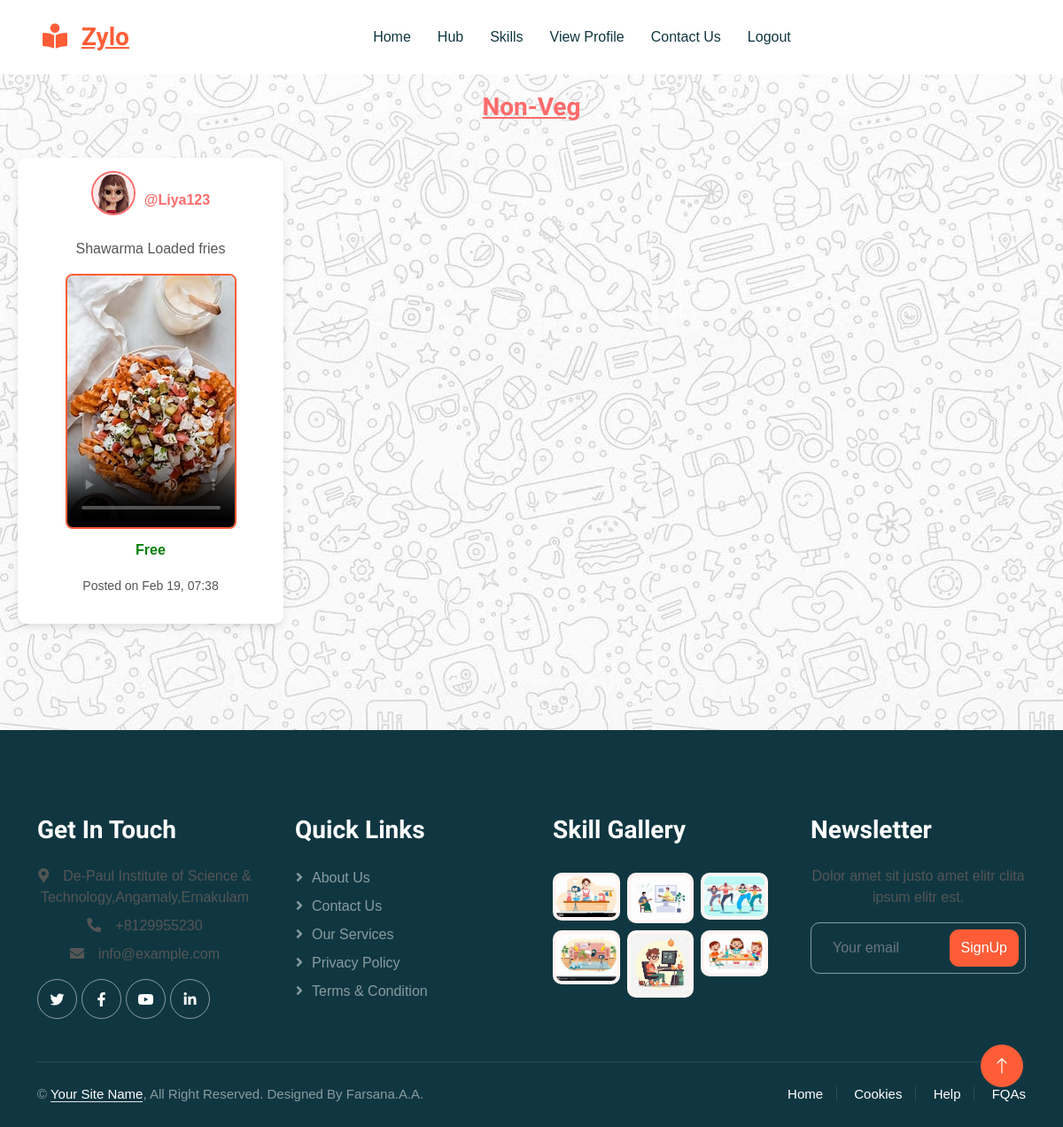
/skill_list/4/ (signed in), run on the app's committed database.
### userapp/models.py (models this page shows, shortened)
class AdditionalCategory(models.Model):
    subcategory = models.ForeignKey(Subcategory, on_delete=models.CASCADE, related_name="additional_categories")
    name = models.CharField(max_length=255)
    def __str__(self):
        return self.name

class Skill(models.Model):
     user = models.ForeignKey(Register, on_delete=models.CASCADE,null=True)
     skill_name = models.CharField(max_length=100, null=True)
     CATEGORY_CHOICES = [
        ('Tech', 'Technology'),
        ('Art', 'Arts'),
        ('Music', 'Music'),
        ('Cooking', 'Cooking'),
        ('Fitness', 'Fitness'),
        ('Other', 'Other')
    ]
     category = models.CharField(max_length=100, choices=CATEGORY_CHOICES, null=True)
     sub_category = models.CharField(max_length=100, null=True)
     additional_category = models.CharField(max_length=100, null=True)
     skill_created_at = models.DateTimeField(auto_now_add =True)
     skill_video = models.FileField(upload_to='skill_videos/', null=True, blank=True)
     cover_image = models.ImageField(upload_to='uploads/',null=True, blank=True)
     payment_type = models.CharField(max_length=10,  default='free')
     price = models.DecimalField(max_digits=6, decimal_places=2, null=True, blank=True)  # Store price for paid videos
     paid_users = models.ManyToManyField(Register,related_name="paid_skills", blank=True)  # Track users who paid

class Register(AbstractUser):
    usertype = models.CharField(max_length=50,default="admin")
    contact = models.IntegerField(null=True)
    image = models.ImageField(upload_to='uploads/',null=True)
    bio = models.TextField(max_length=500,null=True)
    interests = models.TextField(max_length=100,null=True)
    skills = models.TextField(max_length=100,null=True)
    proof_document = models.FileField(upload_to='proof_videos/', null=True, blank=True)  # Accepts videos)
    is_listener = models.BooleanField(default=False)
    is_teacher = models.BooleanField(default=False)
    gender = models.CharField(max_length=50,null=True)
    full_name = models.CharField(max_length=100, null=True)
    is_approved = models.BooleanField(default=True)
    followers = models.ManyToManyField("self", symmetrical=False, related_name="following", blank=True)

### userapp/views.py (the view)
# urls.py: path('skill_list/<int:additionalcategory_id>/', views.skill_list, name='skill_list'),
@login_required
def skill_list(request, additionalcategory_id):
    print(additionalcategory_id)
    additional_category = get_object_or_404(AdditionalCategory, id=additionalcategory_id)
    print(additional_category.id)
    skill_videos = Skill.objects.filter(additional_category=additional_category).order_by('id')
    print(skill_videos)
    paid_skill_ids = set(
        Payment.objects.filter(user=request.user, status="Completed").values_list("skill_id", flat=True)
    )
    for skill in skill_videos:
        skill.is_paid = skill.id in paid_skill_ids
    return render(request, 'skill_list.html', {
        'additionalcategory' : additional_category,
        'skill_videos': skill_videos,
    })

### userapp/templates/skill_list.html (shortened to what this page needs)
{% load static %}
{% include 'header.html' %}
<link rel="stylesheet" href="{% static 'css/skilllist.css' %}">
<h1>{{ additionalcategory.name }}</h1>
<div class="video-container">
    {% if skill_videos %}
        {% for skill in skill_videos %}
        <div class="video-card">
            <div class="user-info">
                <a href="{% url 'followeprofile_view' skill.user.id %}">
                    <img src="{{ skill.user.image.url }}" alt="User Profile Picture" class="rounded-circle profile-img mb-3">
                </a>
                <a href="{% url 'followeprofile_view' skill.user.id %}" class="username">@{{ skill.user.username }}</a>
            </div>
            <div class="video-wrapper" onclick="showPaymentButton('{{ skill.id }}', '{{ skill.payment_type }}')">
                <p>{{ skill.skill_name }}</p>
                {% if skill.skill_video %}
                <video id="video-{{ skill.id }}" class="skill-video" controls width="100%" poster="{{ skill.cover_image.url }}">
                    {% if skill.payment_type == "free" or skill.id in paid_skills %}
                        <source src="{{ skill.skill_video.url }}" type="video/mp4">
                    {% endif %}
                </video>
            </div>
    <p class="video-status">
        {% if skill.payment_type == "free" %}
            <span style="color: green;">Free</span>
        {% else %}
            <span style="color: red;">Paid</span>
        {% endif %}
    </p>
                    <p><small>Posted on {{ skill.skill_created_at|date:"M d, H:i" }}</small></p>
                {% endif %}
        </div>
        {% endfor %}
    {% else %}
        <p>No skill videos available under this subcategory.</p>
    {% endif %}
</div>
{% include 'footer.html' %}

### userapp/static/css/style.css (style rules this page uses)
:root { --primary: #FE5D37; --light: #FFF5F3; --dark: #103741; }
h1, h2, h3, h4, .h1, .h2, .h3, .h4, .display-1, .display-2, .display-3, .display-4, .display-5, .display-6 { font-family: 'Lobster Two', cursive; font-weight: 700; }

### userapp/static/css/skilllist.css (style rules this page uses)
body { font-family: 'Poppins', sans-serif; background-color: #f8f9fa; color: #333; margin: 0; padding: 0; }
h1 { text-align: center; font-size: 28px; font-weight: bold; margin: 20px 0; color: #ff6b6b; text-decoration:underline; }
.video-container { display: grid; grid-template-columns: repeat(auto-fit, minmax(300px, 1fr)); gap: 20px; padding: 20px; max-width: 500px; margin-top: 20px; margin-bottom:100px ; flex-wrap: wrap; align-items: flex-start; }
.video-card { background: white; border-radius: 10px; box-shadow: 0 4px 8px rgba(0, 0, 0, 0.1); overflow: hidden; transition: transform 0.3s ease-in-out; padding: 15px; text-align: center; width: 300px; }
.user-info { display: flex; align-items: center; justify-content: center; gap: 10px; margin-bottom: 10px; }
.profile-img { width: 50px; height: 50px; border-radius: 50%; border: 2px solid #ff6b6b; object-fit: cover; }
.username { font-weight: bold; color: #ff6b6b; text-decoration: none; }
video { width: 100%; border-radius: 8px; border: 2px solid #fe5d37; }
p { font-size: 16px; text-align: center; color: #555; }
.video-status { font-weight: bold; margin-top: 5px; }
.video-wrapper { position: relative; display: inline-block; }

### data on the page
AdditionalCategory: name "Non-Veg"
Skill: user.image (picture), user.username "Liya123", skill_name "Shawarma Loaded fries", payment_type "Free", skill_created_at "Feb 19, 07:38"
